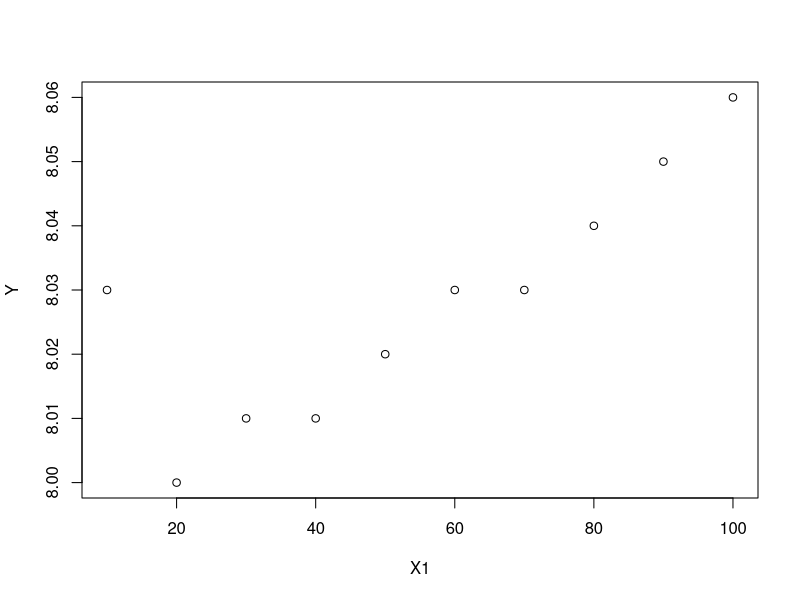
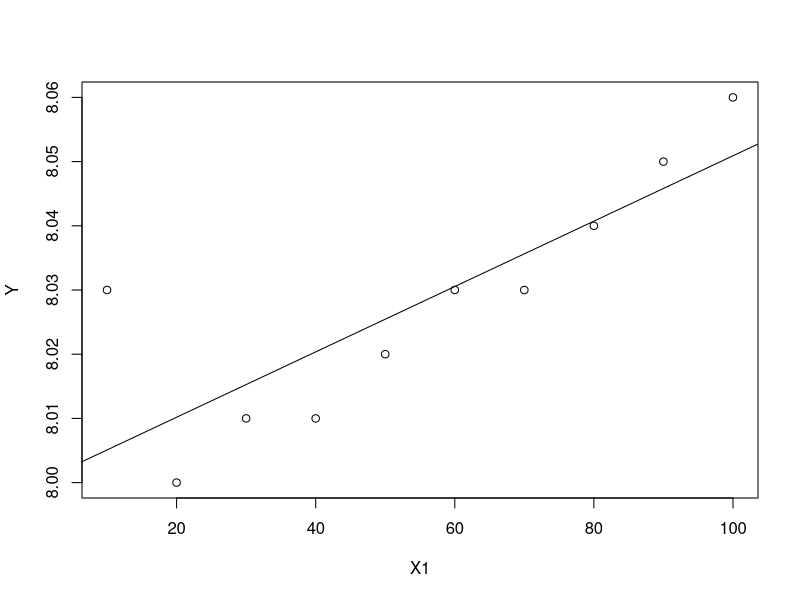

Recreate these plots in R, in order.
## ---- chunk 1
X1<-seq(10,100,10)
Y<-c(8.03,8,8.01,8.01,8.02,8.03,8.03,8.04,8.05,8.06)
plot(x = X1,y = Y)
## ---- chunk 2
(X<-matrix(cbind(rep(1,length(X1)),X1),ncol=2) )
(Y<-matrix(Y,ncol=1))
## ---- chunk 3
(beta<-solve(t(X)%*%X)%*%t(X)%*%Y)
## ---- chunk 4
Y_hat<-X%*%beta
## ---- chunk 5
 (Scres<-sum((Y-Y_hat)^{2}))
## ---- chunk 6
n<-10 #nombre de lignes de la matrice X
p<-2  #   "   " colonnes "  "    "    X

## ---- chunk 7
(CMres<-Scres/(n-p))
## ---- chunk 8
 (Screg<-sum((Y_hat-mean(Y))^{2}))
## ---- chunk 9
CMreg<-Screg/(p-1)
## ---- chunk 10
(Fobs<-CMreg/CMres)

(Fth<-qf(p = 1-0.05,df1 = p-1,df2 = n-p))

pf(Fobs,df1 = p-1,df2 = n-p,lower.tail = F)
## ---- chunk 11
(R2<-Screg/(Screg+Scres))
## ---- chunk 12
(model<-lm(Y~X1))

## ---- chunk 13
coefficients(model)
## ---- chunk 14
fitted.values(model)
## ---- chunk 15
sum(residuals(model)^2)
## ---- chunk 16
anova(model)
## ---- chunk 17
summary(model)
## ---- chunk 18
CMres<-Scres/(n-p)
sqrt(CMres)
## ---- chunk 19

(R2<-Screg/(Screg+Scres))
## ---- chunk 20
(Fobs<-CMreg/CMres)
## ---- chunk 21
plot(x = X1,y = Y,type="p")
abline(model)

## ---- chunk 22
setwd("D:/OneDrive - CFAI Centre/Bachelor/Regression-Analysis-with-R-master") #à adapter 
donnees<-read.csv2("rugo_vib.csv")
donnees
## ---- chunk 23
attach(donnees)
(X<-matrix(cbind(rep(1,27),D,V,f),ncol = 4))
(Y<-matrix(Ra,ncol=1))
## ---- chunk 24
(a<-solve(t(X)%*%X)%*%t(X)%*%Y)
## ---- chunk 25
Y_hat<-X%*%a
(SCres<-sum((Y-Y_hat)^2))
## ---- chunk 26
(Cmres<-SCres/24)
## ---- chunk 27
(Omega<-round(Cmres*(solve(t(X)%*%X)),3))
## ---- chunk 28
(sqrt(diag(Omega)))
## ---- chunk 29
(SCreg<-sum((Y_hat-mean(Y))^2))
## ---- chunk 30
SCreg/(SCreg+SCres)
## ---- chunk 31
modele<-lm(Ra~D+V+f)
## ---- chunk 32
summary(modele)
## ---- chunk 33
anova(modele)
## ---- chunk 34
Y<-c(37.8,22.5,17.1,10.8,7.2,42.3,30.2,19.4,14.8,9.5,32.4,21.6)
X1<-c(4,4,3,2,1,6,4,4,1,1,3,4)
X2<-c(4.0,3.6,3.1,3.2,3.0,3.8,3.8,2.9,3.8,2.8,3.4,2.8)
## ---- chunk 35
model<-lm(formula = Y~X1)
summary(model)
anova(model)
## ---- chunk 36
model<-lm(formula = Y~X2)
summary(model)
anova(model)
## ---- chunk 37
model<-lm(formula = Y~X1+X2)
summary(model)
anova(model)
